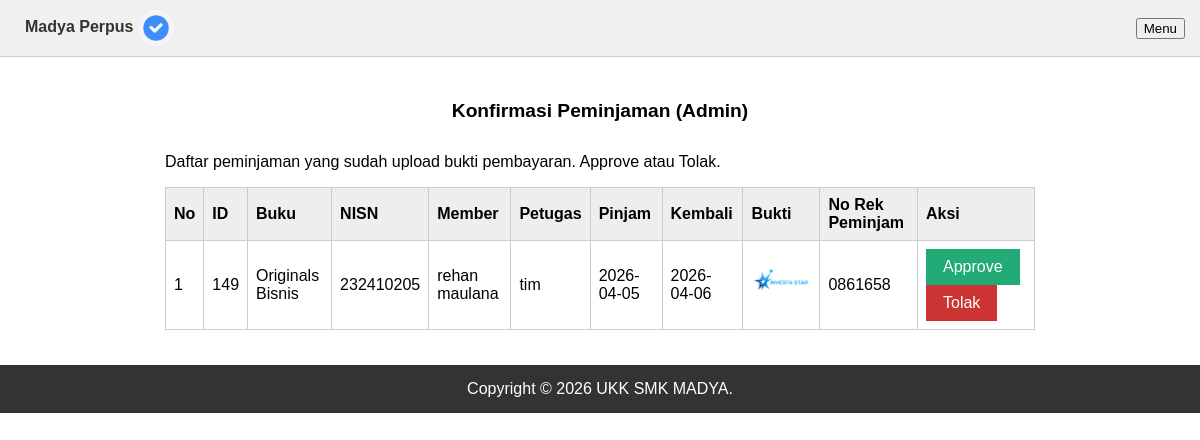
Screenshot of /DashboardAdmin/konfirmasi_peminjaman.php (signed in) with the database file from the repository.
### tables this page shows
CREATE TABLE `peminjaman` (
  `id_peminjaman` int NOT NULL,
  `id_buku` varchar(20) NOT NULL,
  `nisn` int NOT NULL,
  `nama_admin` varchar(255) NOT NULL,
  `tgl_peminjaman` date NOT NULL,
  `tgl_pengembalian` date NOT NULL,
  `status` varchar(50) NOT NULL,
  `harga` int NOT NULL,
  `bukti_transaksi` varchar(50) NOT NULL,
  `address_norek` varchar(255) DEFAULT NULL
);

CREATE TABLE `buku` (
  `cover` varchar(255) NOT NULL,
  `id_buku` varchar(20) NOT NULL,
  `kategori` varchar(255) NOT NULL,
  `judul` varchar(255) NOT NULL,
  `pengarang` varchar(255) NOT NULL,
  `penerbit` varchar(255) NOT NULL,
  `tahun_terbit` date NOT NULL,
  `jumlah_halaman` int NOT NULL,
  `buku_deskripsi` text NOT NULL,
  `isi_buku` varchar(250) NOT NULL
);

CREATE TABLE `member` (
  `nisn` int NOT NULL,
  `kode_member` varchar(12) NOT NULL,
  `nama` varchar(255) NOT NULL,
  `password` varchar(255) NOT NULL,
  `jenis_kelamin` varchar(20) NOT NULL,
  `kelas` varchar(5) NOT NULL,
  `jurusan` varchar(50) NOT NULL,
  `no_tlp` varchar(15) NOT NULL,
  `tgl_pendaftaran` date NOT NULL
);

### DashboardAdmin/konfirmasi_peminjaman.php (the view, shortened to what this page needs)
<?php
require "../config/config.php";
$query = mysqli_query($connection, "SELECT p.*, b.judul, m.nama as nama_member FROM peminjaman p
  LEFT JOIN buku b ON p.id_buku = b.id_buku
  LEFT JOIN member m ON p.nisn = m.nisn
  WHERE p.status = 'Belum konfirmasi' AND p.bukti_transaksi != '' AND p.bukti_transaksi IS NOT NULL
  ORDER BY p.id_peminjaman DESC");
$peminjaman = [];
while ($row = mysqli_fetch_assoc($query)) $peminjaman[] = $row;
?>
<!DOCTYPE html>
<html lang="id">
<head>
    <link rel="stylesheet" href="../assets/base.css">
</head>
<body>
    <nav class="nav-plain">
        <span><strong>Madya Perpus</strong> <img src="../assets/header.png" alt="Logo" style="width:36px;height:36px;vertical-align:middle;border-radius:50%;"></span>
        <div class="dropdown-wrap">
            <button type="button" onclick="document.getElementById('menuDropdown').classList.toggle('show')">Menu</button>
        </div>
    </nav>
    <div class="container-plain">
        <h1 class="section-title">Konfirmasi Peminjaman (Admin)</h1>
        <p>Daftar peminjaman yang sudah upload bukti pembayaran. Approve atau Tolak.</p>
        <div style="overflow-x:auto;">
            <table>
                <thead>
                    <tr>
                        <th>No</th>
                        <th>ID</th>
                        <th>Buku</th>
                        <th>NISN</th>
                        <th>Member</th>
                        <th>Petugas</th>
                        <th>Pinjam</th>
                        <th>Kembali</th>
                        <th>Bukti</th>
                        <th>No Rek Peminjam</th>
                        <th>Aksi</th>
                    </tr>
                </thead>
                <tbody>
                    <?php $no = 1;
                    foreach ($peminjaman as $d) : ?>
                        <tr>
                            <td><?= $no++; ?></td>
                            <td><?= $d["id_peminjaman"]; ?></td>
                            <td><?= htmlspecialchars($d["judul"] ?? $d["id_buku"]); ?></td>
                            <td><?= $d["nisn"]; ?></td>
                            <td><?= htmlspecialchars($d["nama_member"] ?? '-'); ?></td>
                            <td><?= htmlspecialchars($d["nama_admin"]); ?></td>
                            <td><?= $d["tgl_peminjaman"]; ?></td>
                            <td><?= $d["tgl_pengembalian"]; ?></td>
                            <td><img src="../uploads/<?= htmlspecialchars($d['bukti_transaksi']); ?>" alt="bukti" style="max-width:60px;height:auto;"></td>
                            <td>
                                <?= $d['address_norek']; ?>
                            </td>
                            <td>
                                <a href="../petugas/konfirmasi_peminjaman.php?id=<?= $d['id_peminjaman']; ?>&ref=admin" class="btn btn-success" onclick="return confirm('Approve peminjaman?');">Approve</a>
                                <a href="../petugas/tolak_peminjaman.php?id=<?= $d['id_peminjaman']; ?>&ref=admin" class="btn btn-danger" onclick="return confirm('Tolak peminjaman?');">Tolak</a>
                            </td>
                        </tr>
                    <?php endforeach; ?>
                </tbody>
            </table>
        </div>
    </div>
    <footer class="page-footer">Copyright © 2026 UKK SMK MADYA.</footer>
</body>
</html>

### assets/base.css (style rules this page uses)
* { box-sizing: border-box; }
body { margin: 0; font-family: sans-serif; }
.nav-plain { display: flex; justify-content: space-between; align-items: center; padding: 10px 15px; background: #f0f0f0; border-bottom: 1px solid #ccc; }
.nav-plain a, .nav-plain span { color: #333; text-decoration: none; margin-left: 10px; }
.nav-plain img { width: 36px; height: 36px; vertical-align: middle; border-radius: 50%; }
.container-plain { max-width: 900px; margin: 0 auto; padding: 15px; }
.btn { padding: 8px 16px; border: 1px solid #666; cursor: pointer; font-size: 1rem; text-decoration: none; display: inline-block; background: #eee; color: #333; }
.btn-success { background: #2a7; color: #fff; border-color: #2a7; }
.btn-danger { background: #c33; color: #fff; border-color: #c33; }
.dropdown-wrap { position: relative; }
table { width: 100%; border-collapse: collapse; }
th, td { padding: 8px; text-align: left; border: 1px solid #ccc; }
th { background: #eee; }
.page-footer { text-align: center; padding: 15px; background: #333; color: #fff; margin-top: 20px; }
.section-title { text-align: center; padding: 15px; font-size: 1.2rem; }

### rows the page displays
peminjaman: id_peminjaman "149", id_buku.judul "Originals Bisnis", nisn "232410205", nisn.nama "rehan maulana", nama_admin "tim", tgl_peminjaman "2026-04-05", tgl_pengembalian "2026-04-06", bukti_transaksi (picture), address_norek "0861658"
